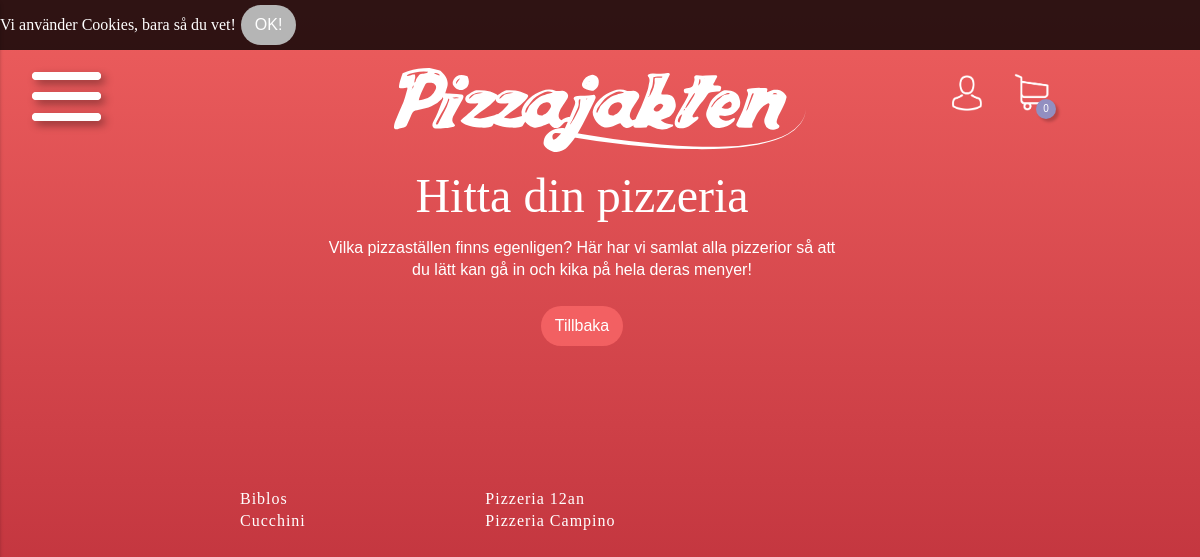
Screenshot of /hittaPizzeria.php with the database file from the repository.
### tables this page shows
CREATE TABLE `pizzerior` (
  `id` int(4) NOT NULL,
  `namn` varchar(255) NOT NULL,
  `hasGlutenFree` tinyint(1) NOT NULL,
  `lng` float DEFAULT NULL,
  `lat` float DEFAULT NULL,
  `openinghouers` varchar(255) NOT NULL,
  `town` int(11) NOT NULL DEFAULT '1',
  `adress` varchar(50) NOT NULL,
  `url` varchar(255) DEFAULT NULL
);

### hittaPizzeria.php (the view, shortened to what this page needs)
<?php
    include ('header.php');
?>
    <div class="hittaPizzeria">
        <h1>Hitta din pizzeria</h1>
        <p>Vilka pizzaställen finns egenligen? Här har vi samlat alla pizzerior så att du lätt kan gå in och kika på hela deras menyer!</p>
                    <button><a href="index.php" >Tillbaka</a></button>
    </div>
    <div class="listaPizzerior">
        <ul>
                <?php
                    $conn = connect_to_db();
                    $result = $conn->query("SELECT namn, url FROM pizzerior");
                    while($row = $result->fetch_assoc()) {
                    ?>
                        <li>
                            <a target="_blank" href="<?php echo $row['url'];?>"><?php echo $row['namn']; ?> </a>
                        </li>
                        <?php
                    }
                    ?>
        </ul>
    </div>
<?php
	include 'footer.php';
?>

### css/main.css (style rules this page uses)
html, body, div, span, applet, object, iframe, h1, h2, h3, h4, h5, h6, p, blockquote, pre, a, abbr, acronym, address, big, cite, code, del, dfn, em, font, img, ins, kbd, q, s, samp, small, strike, strong, sub, sup, tt, var, dl, dt, dd, ol, ul, li, fieldset, form, label, legend, table, caption, tbody, tfoot, thead, tr, th, td { margin: 0; padding: 0; border: 0; outline: 0; font-weight: inherit; font-style: inherit; font-size: 100%; font-family: inherit; vertical-align: baseline; }
body { line-height: 1; color: black; background: white; }
ol, ul { list-style: none; }
body { background: #ed5e5e; background: -webkit-gradient(linear, left top, left bottom, from(#ed5e5e),color-stop(100%, #af2230),color-stop(101%, #af2230)); background: linear-gradient(to bottom, #ed5e5e 0%,#af2230 100%,#af2230 101%); filter: progid:DXImageTransform.Microsoft.gradient( startColorstr='#ed5e5e', endColorstr='#af2230',GradientType=0 ); font-family: "bebas-neue"; font-family: "bebas-neue"; color: #fff; font-size: 1em; }
a { text-decoration: none; color: white; }
button { background-color: #b5b5b5; border: none; border-radius: 25px; color: white; padding: 11px 14px; margin: 5px; text-align: center; text-decoration: none; display: inline-block; font-size: 16px; font-family: helvetica; cursor: pointer; }
.hittaPizzeria { text-align: center; position: absolute; height: 70%; width: 43%; margin: -3% 0 0 -23%; top: 26%; left: 50%; line-height: 22px; }
.hittaPizzeria button { background-color: rgba(255, 107, 107, 0.7); }
.hittaPizzeria p { font-family: helvetica; margin-top: 30px; margin-bottom: 20px; }
.hittaPizzeria h1 { font-size: -webkit-xxx-large; }
.listaPizzerior { -webkit-column-count: 3; column-count: 3; position: absolute; top: 60%; left: 50%; -webkit-transform: translateX(-50%) translateY(-50%); transform: translateX(-50%) translateY(-50%); width: 60%; padding: 8% 0 0; z-index: 1; padding: 45px; line-height: 22px; letter-spacing: 1px; }

### rows the page displays
pizzerior: namn "Biblos"
pizzerior: namn "Cucchini"
pizzerior: namn "Pizzeria 12an"
pizzerior: namn "Pizzeria Campino"

### other values shown
$items_in_cart "0"
